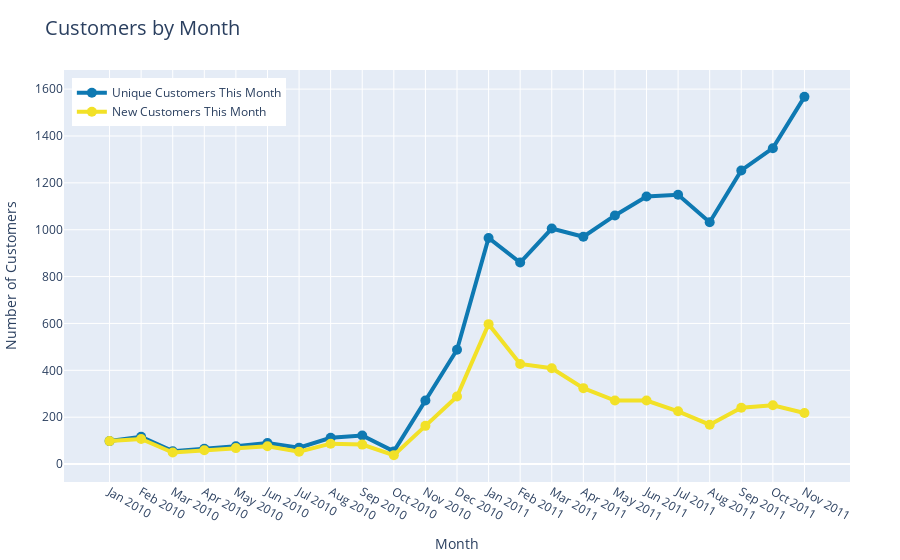

Here is the notebook cell this chart was saved with:
### Code cell
trace1 = go.Scatter(
                    x = customers["month"],
                    y = customers["unique_customers_this_month"],
                    mode = "lines+markers",
                    name = "Unique Customers This Month",
                    line = dict(width = 4),
                    marker = dict(
                                  size = 10,
                                  color = "#0E79B2"
                                 ),
                    hovertemplate = "%{x}<br>Unique Customers: %{y} <extra></extra>",
                  )
trace2 = go.Scatter(
                    x = customers["month"],
                    y = customers["new_customers_this_month"],
                    mode = "lines+markers",
                    name = "New Customers This Month",
                    line = dict(width = 4),
                    marker = dict(
                                  size = 10,
                                  color = "rgba(242, 225, 39, 1)"
                                 ),
                    hovertemplate = "%{x}<br>New Customers: %{y} <extra></extra>",
                  )

line_data = [trace1, trace2]

layout = dict(
              title = "Customers by Month",
              titlefont = dict(size = 20),
              margin=dict(l=10, r=50, b=10, t=70, pad=0),
              xaxis= dict(title= "Month",ticklen = 5,zeroline = False),
              yaxis= dict(title= "Number of Customers"),
              legend=dict(
                          font = dict(size = 12),
                          yanchor = "top",
                          y=0.98,
                          x= 0.01
                         )
             )
fig = dict(data = line_data, layout = layout)
iplot(fig)

### Figure 1 — Plotly figure (JSON) as saved in the notebook; plotly's stock layout.template omitted (floating-point values rounded to 4 significant figures)
{"data": [{"hovertemplate": "%{x}<br>Unique Customers: %{y} <extra></extra>", "line": {"width": 4}, "marker": {"color": "#0E79B2", "size": 10}, "mode": "lines+markers", "name": "Unique Customers This Month", "type": "scatter", "x": ["Jan 2010", "Feb 2010", "Mar 2010", "Apr 2010", "May 2010", "Jun 2010", "Jul 2010", "Aug 2010", "Sep 2010", "Oct 2010", "Nov 2010", "Dec 2010", "Jan 2011", "Feb 2011", "Mar 2011", "Apr 2011", "May 2011", "Jun 2011", "Jul 2011", "Aug 2011", "Sep 2011", "Oct 2011", "Nov 2011"], "y": [98, 116, 55, 65, 76, 90, 70, 112, 122, 54, 271, 488, 965, 860, 1005, 970, 1061, 1142, 1149, 1032, 1253, 1348, 1567]}, {"hovertemplate": "%{x}<br>New Customers: %{y} <extra></extra>", "line": {"width": 4}, "marker": {"color": "rgba(242, 225, 39, 1)", "size": 10}, "mode": "lines+markers", "name": "New Customers This Month", "type": "scatter", "x": ["Jan 2010", "Feb 2010", "Mar 2010", "Apr 2010", "May 2010", "Jun 2010", "Jul 2010", "Aug 2010", "Sep 2010", "Oct 2010", "Nov 2010", "Dec 2010", "Jan 2011", "Feb 2011", "Mar 2011", "Apr 2011", "May 2011", "Jun 2011", "Jul 2011", "Aug 2011", "Sep 2011", "Oct 2011", "Nov 2011"], "y": [98, 107, 49, 59, 68, 76, 53, 87, 83, 38, 163, 288, 597, 427, 409, 324, 271, 271, 225, 168, 240, 251, 218]}], "layout": {"legend": {"font": {"size": 12}, "x": 0.01, "y": 0.98, "yanchor": "top"}, "margin": {"b": 10, "l": 10, "pad": 0, "r": 50, "t": 70}, "title": {"font": {"size": 20}, "text": "Customers by Month"}, "xaxis": {"ticklen": 5, "title": {"text": "Month"}, "zeroline": false}, "yaxis": {"title": {"text": "Number of Customers"}}}}
